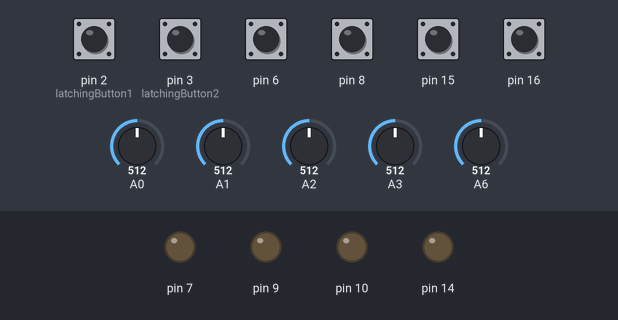
This sketch was run on a simulated Arduino Leonardo, built with avr-gcc and run on an emulated ATmega32U4. Shown: output pins drawn as LEDs (lit = HIGH). The test bench sets the inputs (shaded band); at power-on: pin 2 (latchingButton1), pin 3 (latchingButton2), pin 6, pin 8, pin 15, pin 16 HIGH, A0 = 512, A1 = 512, A2 = 512, A3 = 512, A6 = 512. USB keyboard and mouse output is not drawn.

Above: at 1.2 s.
1.3 s: pin 6 pulled LOW for 0.15 s
At 2.5 s:
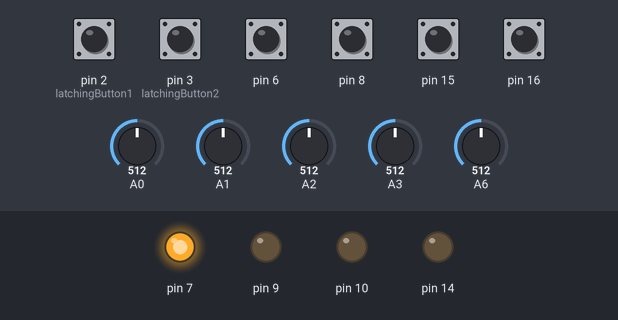
2.9 s: pin 8 pulled LOW for 0.15 s
At 2.97 s:
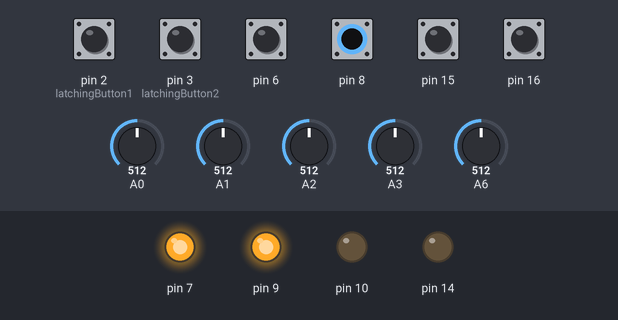
4.5 s: pin 15 pulled LOW for 0.15 s
At 5.0 s:
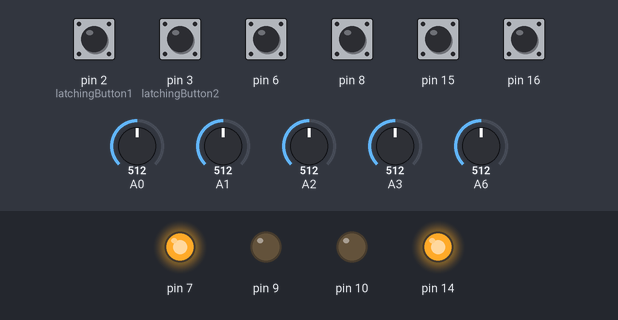
6.1 s: pin 16 pulled LOW for 0.15 s
At 7.3 s:
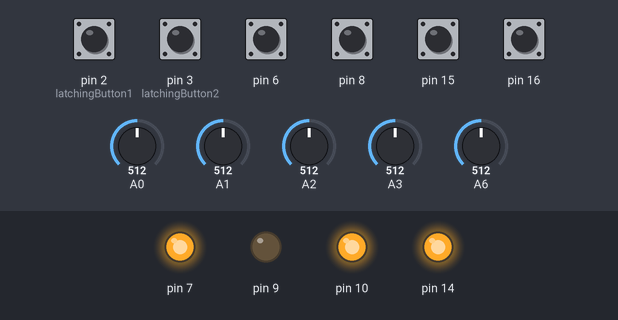
7.7 s: pin 6 pulled LOW for 1 s
At 8.6 s:
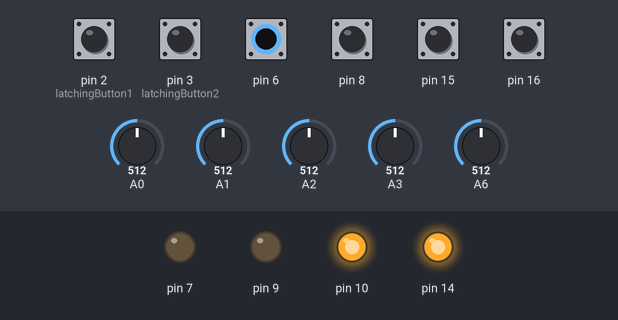
10.2 s: pin 8 pulled LOW for 1 s
At 10.5 s:
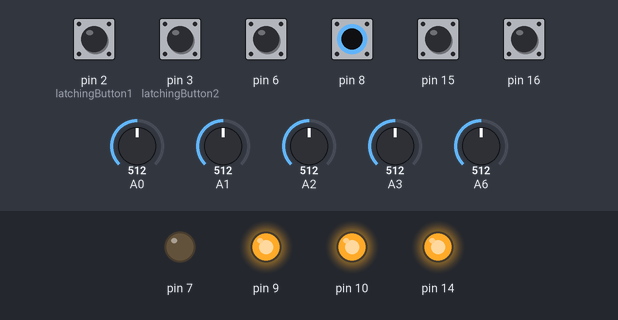
Timing chart, 0 to 13.2 s (numbered marks = the images above; inputs shaded):
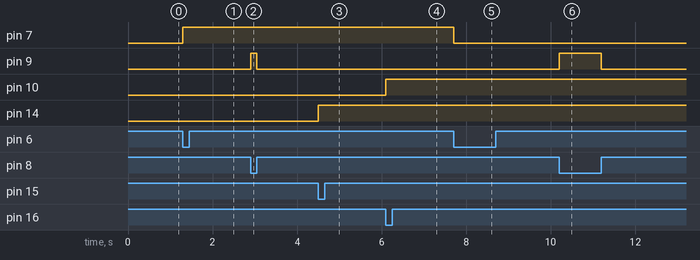

The sketch:

RobotController.ino
```cpp
#include "Slider.h"
#include "Button.h"
#include "ArcadeButton.h"
#include "DipSwitch.h"

#include "Joystick.h"

#define SLIDER_MIN 0
#define SLIDER_MAX 255

Joystick_ Joystick;

Slider slider1(A3, SLIDER_MIN, SLIDER_MAX);
Slider slider2(A2, SLIDER_MIN, SLIDER_MAX);
Slider slider3(A1, SLIDER_MIN, SLIDER_MAX);
Slider slider4(A0, SLIDER_MIN, SLIDER_MAX);

int vals[] = {0,
              91,
              178,
              242,
              317,
              363,
              408,
              443,
              512,
              536,
              561,
              582,
              607,
              623,
              640,
              654};
DipSwitch dipSwitch(A6, vals, 5);

Button latchingButton1(2);
Button latchingButton2(3);

ArcadeButton button3(15, 14, false);
ArcadeButton button4(16, 10, false);
ArcadeButton button2(6, 7, false);
ArcadeButton button1(8, 9, false);

void setup() {
  // put your setup code here, to run once:
  Serial.begin(9600);

  Joystick.setXAxisRange(SLIDER_MIN, SLIDER_MAX);
  Joystick.setRxAxisRange(SLIDER_MIN, SLIDER_MAX);
  Joystick.setYAxisRange(SLIDER_MIN, SLIDER_MAX);
  Joystick.setRyAxisRange(SLIDER_MIN, SLIDER_MAX);
  Joystick.begin();
}

void loop() {
  updateState();
  setJoystick();

  delay(2);
}

void updateState(){
  slider1.update();
  slider2.update();
  slider3.update();
  slider4.update();

  dipSwitch.update();
  button1.setMode(dipSwitch.get(1));
  button1.update();
  button2.setMode(dipSwitch.get(2));
  button2.update();
  button3.setMode(dipSwitch.get(3));
  button3.update();
  button4.setMode(dipSwitch.get(4));
  button4.update();

  latchingButton1.update();
  latchingButton2.update();
}

void setJoystick(){
  Joystick.setXAxis(slider1.getValue());
  Joystick.setRxAxis(slider2.getValue());
  Joystick.setYAxis(slider3.getValue());
  Joystick.setRyAxis(slider4.getValue());

  Joystick.setButton(0, button1.get());
  Joystick.setButton(1, button2.get());
  Joystick.setButton(2, button3.get());
  Joystick.setButton(3, button4.get());

  Joystick.setButton(4, latchingButton1.get());
  Joystick.setButton(5, latchingButton2.get());
}
```

ArcadeButton.cpp
```cpp
#include "ArcadeButton.h"

ArcadeButton::ArcadeButton(int buttonPin, int ledPin) {
  this->buttonPin = buttonPin;
  this->ledPin = ledPin;
  this->isMomentary = true;
  this->state = false;
  init();
}

ArcadeButton::ArcadeButton(int buttonPin, int ledPin, bool isMomentary) {
  this->buttonPin = buttonPin;
  this->ledPin = ledPin;
  this->isMomentary = isMomentary;
  this->state = false;
  init();
}


void ArcadeButton::init(){
  pinMode(buttonPin, INPUT_PULLUP);
  pinMode(ledPin, OUTPUT);
  update();
}

void ArcadeButton::update(){
  this->wasPressed = isPressed;
  this->isPressed = !digitalRead(buttonPin);

  if (!wasPressed && isPressed){
      this->changedHigh = true;
      this->changedLow = false;
  } else if (wasPressed && !isPressed){
      this->changedHigh = false;
      this->changedLow = true;
  } else {
      this->changedHigh = false;
      this->changedLow = false;
  }

  if (isMomentary){
    this->state = isPressed;
  } else {
    if (changedHigh){
      state = !state;
    }
  }

  digitalWrite(ledPin, state);
}

void ArcadeButton::setMode(bool isMomentary){
  this->isMomentary = isMomentary;
}

bool ArcadeButton::get() {
  return state;
}

bool ArcadeButton::pressed() {
  return changedHigh;
}

bool ArcadeButton::released() {
  return changedLow;
}

bool ArcadeButton::getMode() {
  return isMomentary;
}
```

ArcadeButton.h
```cpp
#ifndef ARCADE_BUTTON_H
#define ARCADE_BUTTON_H

#include <Arduino.h>

class ArcadeButton {
  private:
    int buttonPin;
    int ledPin;

    bool isPressed;
    bool wasPressed;
    bool state;

    bool changedHigh;
    bool changedLow;

    bool isMomentary;

  public:
    ArcadeButton(int buttonPin, int ledPin);
    ArcadeButton(int buttonPin, int ledPin, bool isMomentary);

    void init();
    void update();

    void setMode(bool isMomentary);

    bool get();
    bool pressed();
    bool released();

    bool getMode();

};

#endif
```

Button.cpp
```cpp
#include "Button.h"

Button::Button(int pin) {
  this->pin = pin;
  init();
}

void Button::init(){
  pinMode(pin, INPUT_PULLUP);
  update();
}

void Button::update(){
  this->wasPressed = isPressed;
  this->isPressed = !digitalRead(pin);

  if (!wasPressed && isPressed){
      this->changedHigh = true;
      this->changedLow = false;
  } else if (wasPressed && !isPressed){
      this->changedHigh = false;
      this->changedLow = true;
  } else {
      this->changedHigh = false;
      this->changedLow = false;
  }
}

bool Button::get() {
  return isPressed;
}

bool Button::pressed() {
  return changedHigh;
}

bool Button::released() {
  return changedLow;
}
```

Button.h
```cpp
#ifndef BUTTON_H
#define BUTTON_H

#include <Arduino.h>

class Button {
  private:
    int pin;

    bool isPressed;
    bool wasPressed;

    bool changedHigh;
    bool changedLow;


  public:
    Button(int pin);

    void init();
    void update();

    bool get();
    bool pressed();
    bool released();
};

#endif
```

DipSwitch.cpp
```cpp
#include "DipSwitch.h"

DipSwitch::DipSwitch(int pin, int vals[16]) {
  this->pin = pin;
  for (int i = 0; i<16; i++){
    this->vals[i] = vals[i];
  }
  this->margin = 2;
  init();
}

DipSwitch::DipSwitch(int pin, int vals[16], int margin) {
  this->pin = pin;
  for (int i = 0; i<16; i++){
    this->vals[i] = vals[i];
  }  this->margin = margin;
  init();
}

void DipSwitch::init(){
  pinMode(pin, INPUT);
  update();
}

void DipSwitch::update(){
  this->value = analogRead(pin);

  if (value >= vals[0]-margin && value <= vals[0]+margin){
      this->switch1 = false;
      this->switch2 = false;
      this->switch3 = false;
      this->switch4 = false;
  } else if (value >= vals[1]-margin && value <= vals[1]+margin){
      this->switch1 = false;
      this->switch2 = false;
      this->switch3 = false;
      this->switch4 = true;
  } else if (value >= vals[2]-margin && value <= vals[2]+margin){
      this->switch1 = false;
      this->switch2 = false;
      this->switch3 = true;
      this->switch4 = false;
  } else if (value >= vals[3]-margin && value <= vals[3]+margin){
      this->switch1 = false;
      this->switch2 = false;
      this->switch3 = true;
      this->switch4 = true;
  } else if (value >= vals[4]-margin && value <= vals[4]+margin){
      this->switch1 = false;
      this->switch2 = true;
      this->switch3 = false;
      this->switch4 = false;
  } else if (value >= vals[5]-margin && value <= vals[5]+margin){
      this->switch1 = false;
      this->switch2 = true;
      this->switch3 = false;
      this->switch4 = true;
  } else if (value >= vals[6]-margin && value <= vals[6]+margin){
      this->switch1 = false;
      this->switch2 = true;
      this->switch3 = true;
      this->switch4 = false;
  } else if (value >= vals[7]-margin && value <= vals[7]+margin){
      this->switch1 = false;
      this->switch2 = true;
      this->switch3 = true;
      this->switch4 = true;
  } else if (value >= vals[8]-margin && value <= vals[8]+margin){
      this->switch1 = true;
      this->switch2 = false;
      this->switch3 = false;
      this->switch4 = false;
  } else if (value >= vals[9]-margin && value <= vals[9]+margin){
      this->switch1 = true;
      this->switch2 = false;
      this->switch3 = false;
      this->switch4 = true;
  } else if (value >= vals[10]-margin && value <= vals[10]+margin){
      this->switch1 = true;
      this->switch2 = false;
      this->switch3 = true;
      this->switch4 = false;
  } else if (value >= vals[11]-margin && value <= vals[11]+margin){
      this->switch1 = true;
      this->switch2 = false;
      this->switch3 = true;
      this->switch4 = true;
  } else if (value >= vals[12]-margin && value <= vals[12]+margin){
      this->switch1 = true;
      this->switch2 = true;
      this->switch3 = false;
      this->switch4 = false;
  } else if (value >= vals[13]-margin && value <= vals[13]+margin){
      this->switch1 = true;
      this->switch2 = true;
      this->switch3 = false;
      this->switch4 = true;
  } else if (value >= vals[14]-margin && value <= vals[14]+margin){
      this->switch1 = true;
      this->switch2 = true;
      this->switch3 = true;
      this->switch4 = false;
  } else if (value >= vals[15]-margin && value <= vals[15]+margin){
      this->switch1 = true;
      this->switch2 = true;
      this->switch3 = true;
      this->switch4 = true;
  }
}

bool DipSwitch::get(int sw) {
  if (sw ==1) return switch1;
  if (sw ==2) return switch2;
  if (sw ==3) return switch3;
  if (sw ==4) return switch4;
  return false;
}

int DipSwitch::getRaw(){
    return value;
}
```

DipSwitch.h
```cpp
#include <Joystick.h>

#ifndef DIP_SWITCH_H
#define DIP_SWITCH_H

#include <Arduino.h>

class DipSwitch {
  private:
    int pin;
    int vals[16];
    int margin;

    int value;
    bool switch1;
    bool switch2;
    bool switch3;
    bool switch4;


  public:
    DipSwitch(int pin, int vals[16]);
    DipSwitch(int pin, int vals[16], int margin);

    void init();
    void update();

    bool get(int sw);
    int getRaw();
};

#endif
```

Slider.cpp
```cpp
#include "Slider.h"

Slider::Slider(int pin){
    this->pin = pin;
    this->minInVal = 0;
    this->maxInVal = 1023;

    this->minOutVal = -127;
    this->maxOutVal = 127;

    init();
}

Slider::Slider(int pin, int outMin, int outMax){
    this->pin = pin;
    this->minInVal = 0;
    this->maxInVal = 1023;

    this->minOutVal = outMin;
    this->maxOutVal = outMax;

    init();
}

Slider::Slider(int pin, int inMin, int inMax, int outMin, int outMax){
    this->pin = pin;
    this->minInVal = inMin;
    this->maxInVal = inMax;

    this->minOutVal = outMin;
    this->maxOutVal = outMax;

    init();
}

void Slider::init(){
    pinMode(pin, INPUT);
    update();
}

void Slider::update(){
    this->inValue = analogRead(pin);
    this->outValue = map(inValue, minInVal, maxInVal ,minOutVal, maxOutVal);
}

int Slider::getValue(){
    return outValue;
}

bool Slider::isMin(){
    return inValue == minInVal;
}

bool Slider::isMax(){
    return inValue == maxInVal;
}
```

Slider.h
```cpp
#ifndef SLIDER_H
#define SLIDER_H

#include <Arduino.h>

class Slider {

    private:
        int pin;

        int minInVal;
        int maxInVal;
        int inValue;

        int minOutVal;
        int maxOutVal;
        int outValue;

    public:
        Slider(int pin);
        Slider(int pin, int outMin, int outMax);
        Slider(int pin, int inMin, int inMax, int outMin, int outMax);

        void init();
        void update();

        int getValue();
        bool isMin();
        bool isMax();
};

#endif
```

Measured:
- after the input at 1.3 s, pin 7: LOW → HIGH at once
- after the input at 2.9 s, pin 9: LOW → HIGH at once, → LOW 0.15 s later
- after the input at 4.5 s, pin 14: LOW → HIGH at once
- after the input at 6.1 s, pin 10: LOW → HIGH at once
- after the input at 7.7 s, pin 7: HIGH → LOW at once
- after the input at 10.2 s, pin 9: LOW → HIGH at once, → LOW 1.0 s later
